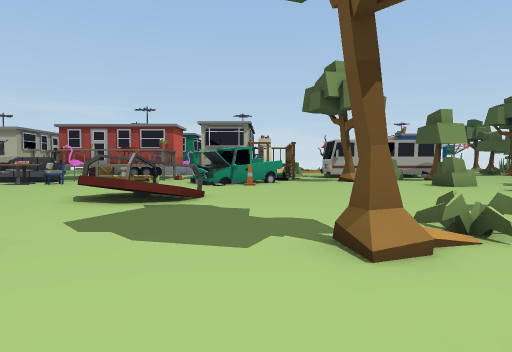
[1] (above)

24 first-person views from a walk through a 3-D level made in the Unity game engine. The camera is 1.5 m above the floor, tilts 2° down and sees 70° across. The floor is counted in squares, 2 m on a side. Each view is taken from the middle of a square. On the plan, view 1 faces up. The plan holds only what a view shows up to about 11 squares ahead; the rest is blank. The place goes on beyond the plan. The player is left out.

[2]
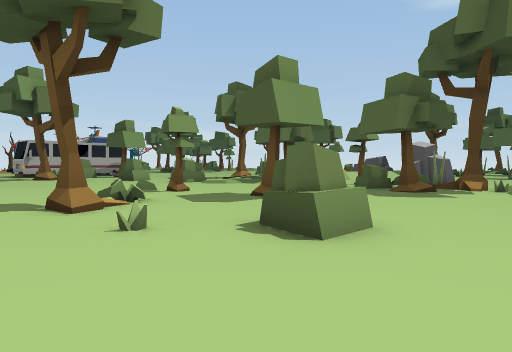

[3]
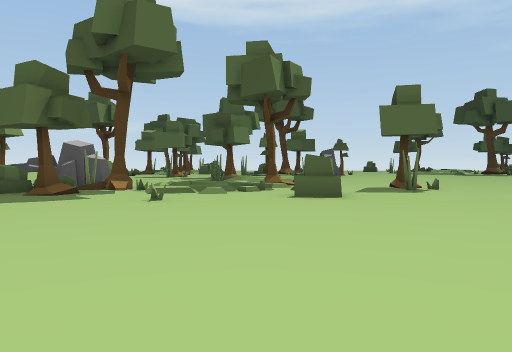

[4]
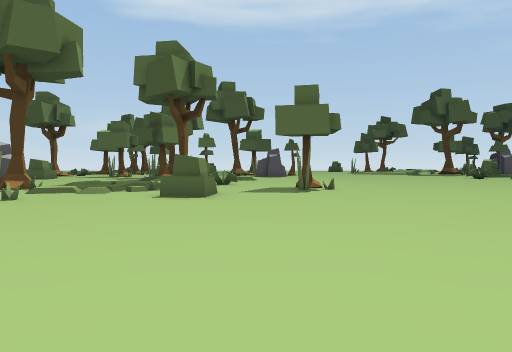

[5]
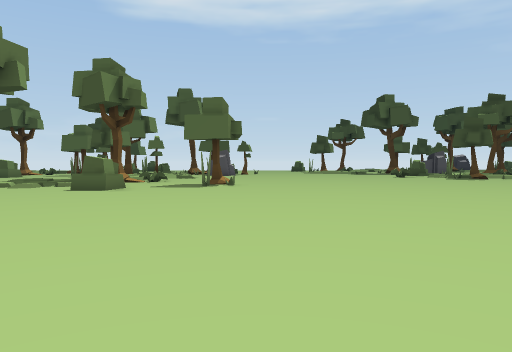

[6]
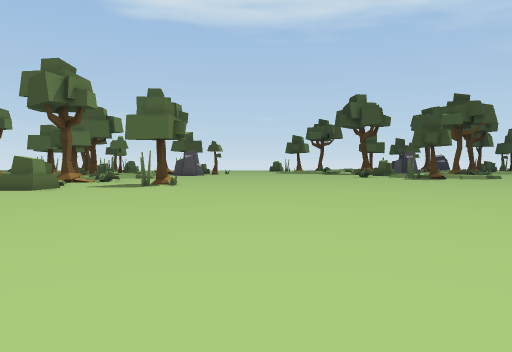

[7]
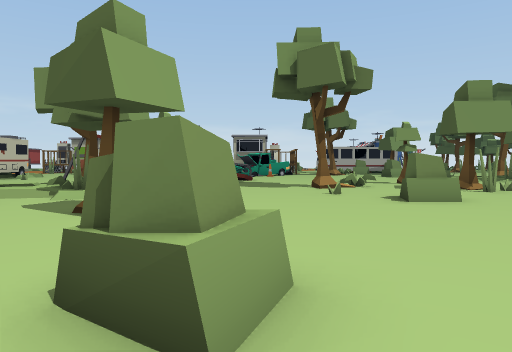

[8]
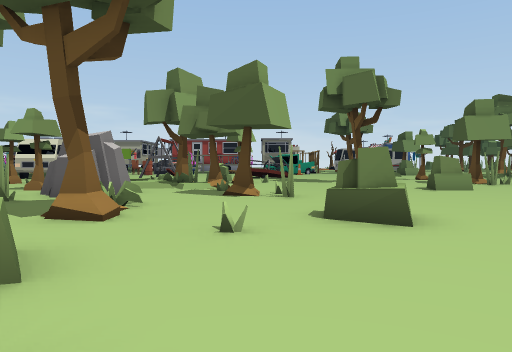

[9]
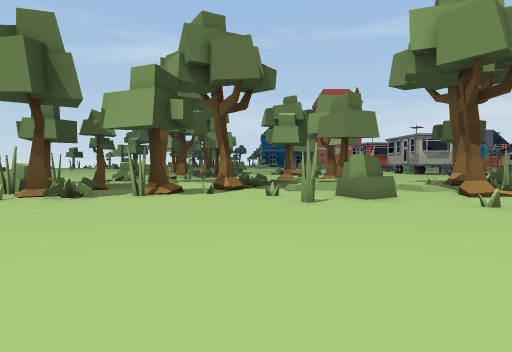

[10]
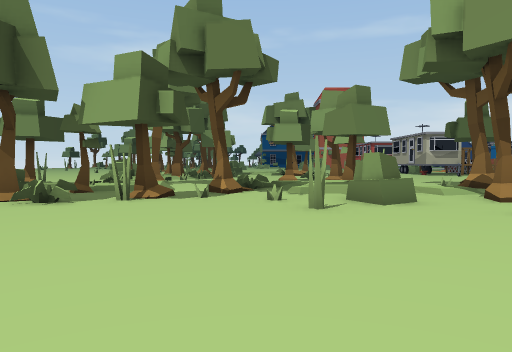

[11]
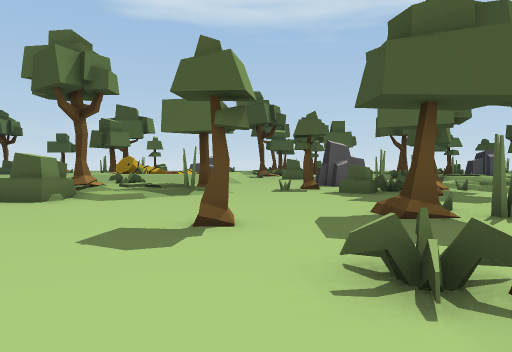

[12]
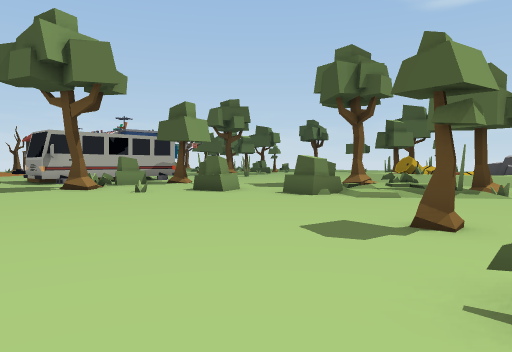

[13]
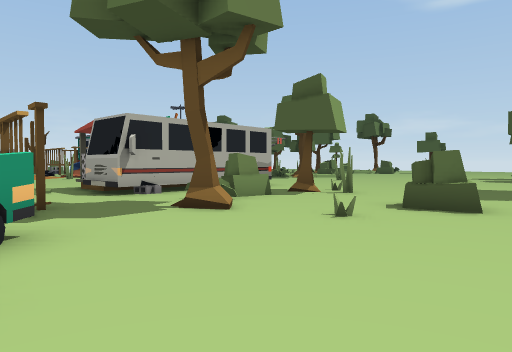

[14]
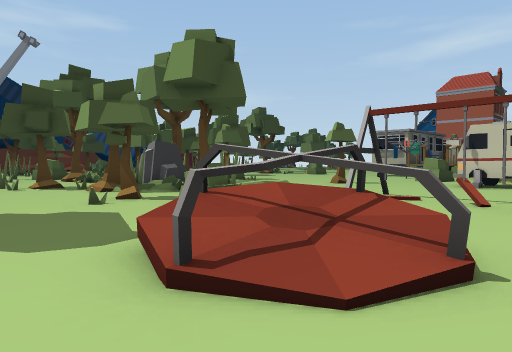

[15]
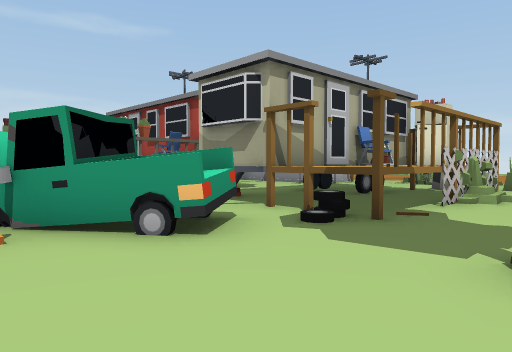

[16]
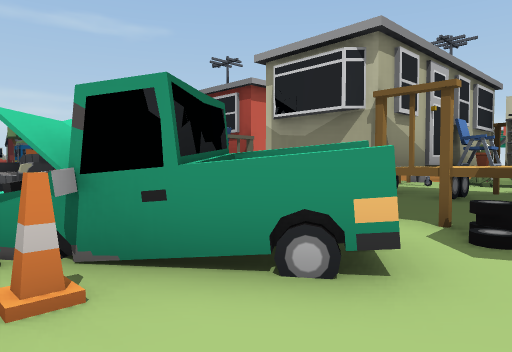

[17]
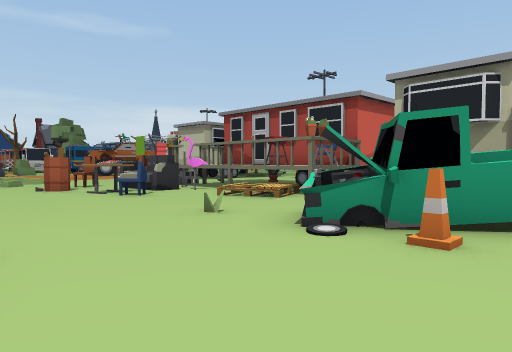

[18]
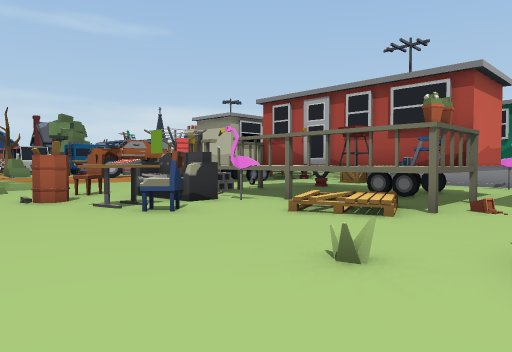

[19]
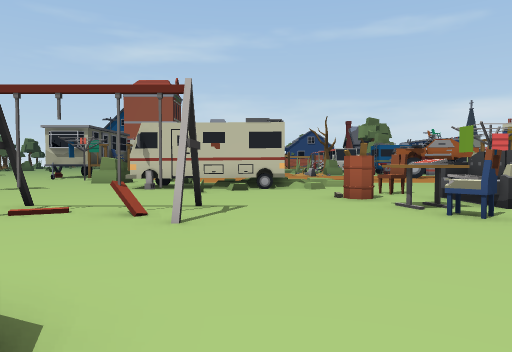

[20]
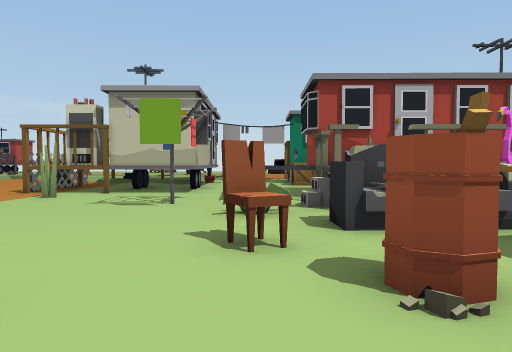

[21]
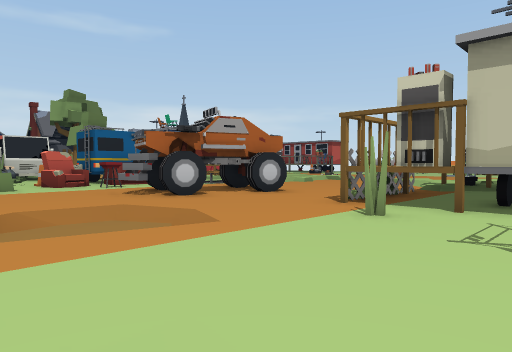

[22]
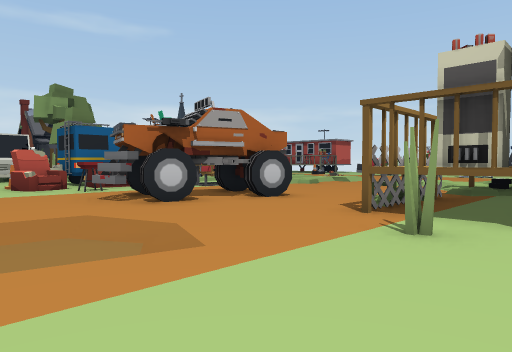

[23]
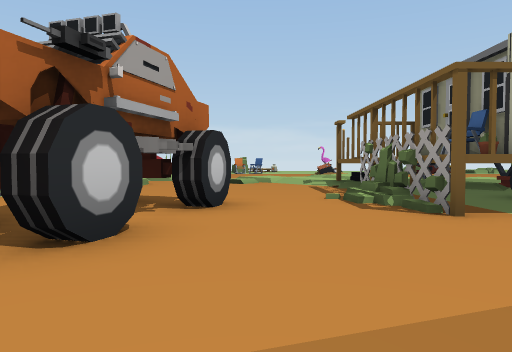

[24]
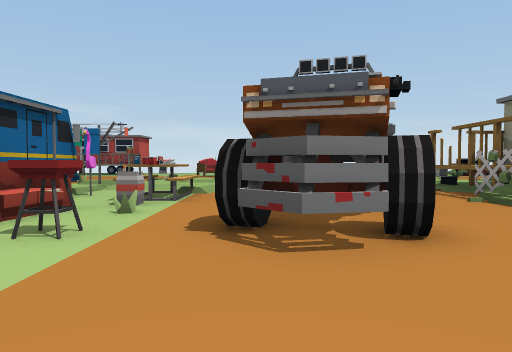

### Floor plan
Key: @ floor where view 1 was taken; # wall or solid block; x gap in a wall; . main floor; : floor 0.25 m higher than the main floor; - floor 0.25 m lower than the main floor; + floor 0.5 m higher than the main floor; * floor 1.5 m higher than the main floor; / step, stairs or slope; = window, fence, low wall or low ledge; ^ raised ledge; T tree; P plant; C cone; S sofa; E desk; H chair; B barrel; R truck; O other object.
Columns run from 25 left of view 1 to 11 right of it. Each row starts with its distance up from view 1.
 25 :: /....#^^             O.
 24 ///.....^^^             .. OO
 23 OO. ....^^^         .O  .OO.
 22  O. ....# #         ..   ##^..
 21 OO..R...# ^##.     ... # ^^#.#
 20 SP.RRR..^^^##. .#  ###.### #.#
 19 S..RRR..#^x##.###  ###.# #^x.####
 18 SO.RRR...P.... #######.# ^^x...
 17 H..RR.......O. ##**#^*. #^^^...P
 16 ......///.....P.####/#. ##=...=P.#=
 15 P...../-/......SSS.//.. OO...#...#..
 14    .../-/......SSS.....O#OO.........
 13          /.:..H.EEH...POOC....=.=.
 12            /...B................#..
 11             #.....................
 10             #...................#
  9             ^.O..OO...//........##//
  8             ^....O...OOOO........::+
  7             #.........OO..........#/
  6             #....OO  ........T..../#.
  5             .....    ................
  4             ....    #=.....==......=.
  3                     .#....#...:......
  2                   /#..........#=..#=
  1                   //=.....=.......#=#
  0                   //##...@.# ......=#
 -1                    ..=.....##......//
 -2                  ##...:=........P.///
 -3                 ### ...#..........///
 -4                 #=. =..............=/
 -5                  ..==............#  /
 -6                   //#..##........##..
 -7                   /...=..............
 -8                    /#..............#.
 -9                 ////#...............#
-10                 ///..P...............
-11                 =/...................
-12                  #x=.................
-13                 ...x.................
-14                 //.x.................
-15                 //##=...   ........
-16                 /=###.      .......
-17                  =##.         .....

Where each view was taken, in squares from view 1:
view 1: 0 up, 0 right, facing up
view 2: 3 down, 1 left, facing up-right
view 3: 4 down, 0 right, facing right
view 4: 7 down, 0 right, facing right
view 5: 10 down, 2 left, facing right
view 6: 12 down, 2 left, facing right
view 7: 8 down, 1 left, facing up
view 8: 11 down, 3 left, facing up
view 9: 11 down, 3 right, facing left
view 10: 11 down, 2 right, facing left
view 11: 5 up, 0 right, facing right
view 12: 4 up, 0 right, facing up-right
view 13: 10 up, 0 right, facing up-right
view 14: 10 up, 0 right, facing down-left
view 15: 12 up, 4 right, facing up-left
view 16: 12 up, 2 right, facing up-left
view 17: 9 up, 1 right, facing up-left
view 18: 10 up, 2 left, facing up-left
view 19: 10 up, 2 left, facing left
view 20: 10 up, 11 left, facing up
view 21: 13 up, 13 left, facing up-left
view 22: 14 up, 14 left, facing up-left
view 23: 15 up, 19 left, facing up
view 24: 14 up, 22 left, facing up
